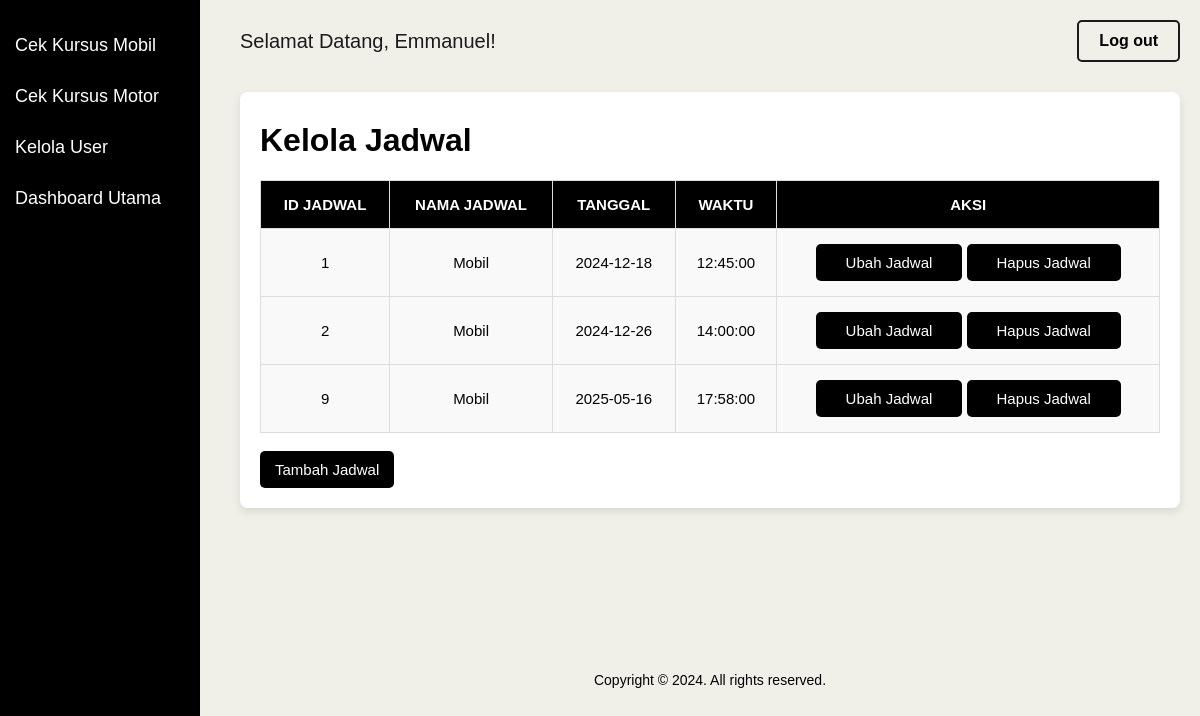
Page /frontend/admin/view-kelola-jadwal.php (signed in) on the committed database.
### tables this page shows
CREATE TABLE `jadwal_ready` (
  `idJadwal` int(10) NOT NULL,
  `namaJadwal` varchar(10) NOT NULL,
  `tanggal` date NOT NULL,
  `waktu` time NOT NULL
);

### backend/admin/be-admin.php (called while the page is built, shortened)
<?php
    class Admin {
        public $host = "127.0.0.1";
        public $name = "dbkursus";
        public $user = "root";
        public $pass = "";
        public $db;
        public function __construct()
        {
            $this->db = new PDO(
                "mysql:host={$this->host};dbname={$this->name}",
                $this->user,
                $this->pass
            );
        }
        public function jadwalReady()
        {
            $query = $this->db->prepare("SELECT * FROM jadwal_ready");
            $query->execute();
            $data = $query->fetchAll();
            return $data;
        }
    }
?>

### frontend/admin/view-kelola-jadwal.php (the view, shortened to what this page needs)
<html>
<head>
</head>
<body>
    <div class="sidebar">
        <button onclick="adminPage('mobil')">Cek Kursus Mobil</button>
        <button onclick="adminPage('motor')">Cek Kursus Motor</button>
        <button onclick="kelolaUser()">Kelola User</button>
        <button onclick="kembaliDashboard()">Dashboard Utama</button>
    </div>
    <div class="content">
        <div class="navbar">
            <span>Selamat Datang, <?php echo htmlspecialchars($_SESSION['admin_name']); ?>!</span>
            <button onclick="logoutPage()">Log out</button>
        </div>
        <div class="table-container">
            <h1>Kelola Jadwal</h1>
            <?php
                include "../../backend/admin/be-admin.php";
                $pk = new Admin();
                $dtk = $pk->jadwalReady();
                echo "<table>";
                echo "<tr> <th>ID JADWAL</th> <th>NAMA JADWAL</th> <th>TANGGAL</th> <th>WAKTU</th> <th>AKSI</th></tr>";
                if(empty($dtk)){
                    echo "<table><tr><td colspan='7'><h3>Belum ada data</h3></td></tr></table>";
                }else{
                foreach ($dtk as $d) {
                    echo "<tr>";
                        echo "<td>" .$d["idJadwal"]. "</td>";
                        echo "<td>" .$d["namaJadwal"]. "</td>";
                        echo "<td>" .$d["tanggal"]. "</td>";
                        echo "<td>" .$d["waktu"]. "</td>";
                        echo "<td>";
                            echo "<button><a href='../../frontend/admin/view-edit-jadwal.php?idJadwal=".$d["idJadwal"]."'>Ubah Jadwal</a></button>";
                            echo "  <button><a href='../../backend/admin/proses-hapus-jadwal.php?idJadwal=".$d["idJadwal"]."'>Hapus Jadwal</a></button>";
                        echo "</td>";
                    echo "</tr>";
                }
                echo "</table><br>";
            }
            ?>
            <button onclick="tambahData()">Tambah Jadwal</button>
        </div>
        <footer class="bg-white">
            <p class="mt-4 text-center text-sm text-black lg:mt-0 lg:text-right">
                Copyright &copy; 2024. All rights reserved.
            </p>
        </footer>
    </div>
</body>
</html>

### frontend/admin/view-kelola-jadwal.php (style rules this page uses)
body { display: flex; min-height: 100vh; margin: 0; font-family: Arial, sans-serif; background-color: #F1F0E8; }
.sidebar { width: 200px; height: 100vh; background-color: #000; position: fixed; top: 0; left: 0; padding-top: 20px; color: white; }
.sidebar button { width: 100%; padding: 15px; border: none; background: none; color: white; font-size: 18px; text-align: left; cursor: pointer; }
.content { margin-left: 220px; padding: 20px; width: 100%; }
.navbar { display: flex; justify-content: space-between; align-items: center; background-color: none; color: #1b1b1b; font-size: 20px; }
.navbar button { padding: 10px 20px; font-size: 1rem; border: 2px solid #1b1b1b; border-radius: 5px; cursor: pointer; transition: background-color 0.3s, transform 0.2s; background-color: #F1F0E8; color: black; font-weight: bold; }
.table-container { margin-top: 30px; padding: 10px; background-color: #fff; border-radius: 8px; box-shadow: 0 4px 8px rgba(0, 0, 0, 0.1); padding: 20px; }
h1 { margin-top: 10px; }
table { width: 100%; border-collapse: collapse; margin-top: 20px; }
th, td { padding: 15px; text-align: center; font-size: 15px; border: 1px solid #ddd; background-color: #f9f9f9; }
th { background-color: #000; color: #fff; font-weight: bold; }
button, button a { padding: 10px 15px; font-size: 15px; border-radius: 5px; cursor: pointer; background-color: #000; color: white; border: none; text-decoration: none; transition: background-color 0.3s, transform 0.2s; }
footer { display: flex; justify-content: center; align-items: center; text-align: center; margin-top: 150px; font-size: 14px; }

### rows in the picture
jadwal_ready: idJadwal "1", namaJadwal "Mobil", tanggal "2024-12-18", waktu "12:45:00"
jadwal_ready: idJadwal "2", namaJadwal "Mobil", tanggal "2024-12-26", waktu "14:00:00"
jadwal_ready: idJadwal "9", namaJadwal "Mobil", tanggal "2025-05-16", waktu "17:58:00"

### other values in the picture
$_SESSION['admin_name'] "Emmanuel"
